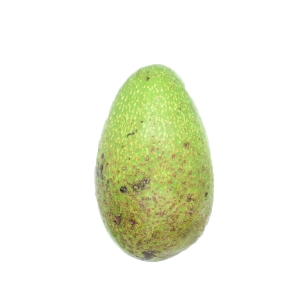
#> input picture Laboratorios/Laboratorio_4/One_vs_All_con_Grafico/imagenes_/A.1.jpg, 300 x 300 px, found by its file name; its folder holds only this picture in this run
$ jupyter execute --allow-errors one_vs_all.ipynb
#> lines starting #> are read from the running program, lines starting #| are printed output that depends on the picture
### LABORATORIO 4 CON GRAFICOS

[cell 1]
import numpy as np
import os
from matplotlib import pyplot as plt
from scipy import optimize
import cv2

[cell 2]
data = 'D:\SIS-420-ACE\Laboratorios\Laboratorio_4\One_vs_All_con_Grafico\imagenes_'
x = []
y = []
num_labels = 3
mapeo_etiquetas = {'S': 0, 'R': 1, 'A': 2}

for nombre_archivo in os.listdir(data):
    if nombre_archivo.endswith(".jpg"): # Solo procesar archivos JPG

        # Leer la imagen
        ruta_completa = os.path.join(data, nombre_archivo)
        imagen = cv2.imread(ruta_completa, cv2.IMREAD_GRAYSCALE) # Leer en blanco y negro
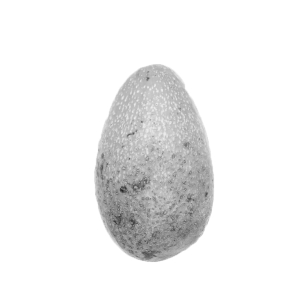
#> imagen: shape (300, 300); min 35, max 255, mean 238.6

        # Aplanar la imagen (de 20x20 a un vector de 400)
        imagen_plana = imagen.flatten()

        # Extraer la inicial del nombre del archivo
        inicial = nombre_archivo[0].upper() # Toma la primera letra en mayúscula

        # Guardar en nuestras listas
        x.append(imagen_plana)
        y.append(mapeo_etiquetas[inicial])

# 4. Convertir listas de Python a Arreglos de NumPy (lo que pide el modelo)
x = np.array(x)
y = np.array(y)

[cell 3]
print(x)
#> (printed output is left out)

### FUNCION GRAFICAR

[cell 4]
def displayData(X, example_width=None, figsize=(10, 10)):
    """
    Muestra datos 2D almacenados en X en una cuadrícula apropiada.
    """
    # Calcula filas, columnas
    if X.ndim == 2:
        m, n = X.shape
    elif X.ndim == 1:
        n = X.size
        m = 1
        X = X[None]  # Promocionar a una matriz bidimensional
    else:
        raise IndexError('La entrada X debe ser 1 o 2 dimensinal.')

    example_width = example_width or int(np.round(np.sqrt(n)))
    example_height = n / example_width

    # Calcula el numero de elementos a mostrar
    display_rows = int(np.floor(np.sqrt(m)))
    display_cols = int(np.ceil(m / display_rows))

    fig, ax_array = plt.subplots(display_rows, display_cols, figsize=figsize)
    fig.subplots_adjust(wspace=0.025, hspace=0.025)

    ax_array = [ax_array] if m == 1 else ax_array.ravel()

    for i, ax in enumerate(ax_array):
        ax.imshow(X[i].reshape(example_width, example_width, order='F'),
                  cmap='Greys', extent=[0, 1, 0, 1])
        ax.axis('off')

[cell 5]
m = y.size
#> (the rest of this cell did not finish here and is left out)

### FUNCION SIGMOID

[cell 6]
def sigmoid(z):
    z = np.array(z)
    g = np.array(z.shape)


    g = 1/(1 + np.exp(-z))

    return g

### FUNCION COSTO

[cell 7]
def costo(theta, x, y, lambda_):
    # Inicializa algunos valores utiles
    m = y.size

    # convierte las etiquetas a valores enteros si son boleanos
    if y.dtype == bool:
        y = y.astype(int)

    J = 0
    grad = np.zeros(theta.shape)

    h = sigmoid(x.dot(theta.T))

    temp = theta
    temp[0] = 0

    J = (1 / m) * np.sum(-y.dot(np.log(h)) - (1 - y).dot(np.log(1 - h))) + (lambda_ / (2 * m)) * np.sum(np.square(temp))

    # grad = (1 / m) * (h - y).dot(X)
    # grad = grad + (lambda_ / m) * temp

    grad = (1 / m) * (h - y).dot(x) + (lambda_ / m) * temp

    return J, grad

### FUNCION ONE VS ALL

[cell 8]
def oneVsAll(x, y, num_labels, lambda_):
    # algunas variables utiles
    m, n = x.shape

    # print(m, n)
    all_theta = np.zeros((num_labels, n + 1))

    # Agrega unos a la matriz X
    x = np.concatenate([np.ones((m, 1)), x], axis=1)

    for c in np.arange(num_labels):
        initial_theta = np.zeros(n + 1)
        options = {'maxiter': 50}
        res = optimize.minimize(costo,
                                initial_theta,
                                (x, (y == c), lambda_),
                                jac=True,
                                method='CG',
                                options=options)
        # print(res)
        all_theta[c] = res.x

    return all_theta

[cell 9]
lambda_ = 0.001
# Datos de Entrenamiento (Los primeros 600)
x_train = x[:639]
y_train = y[:639]

# Datos de Prueba (Desde el 600 hasta el final)
x_test = x[639:]
#> x_test = empty array
y_test = y[639:]
all_theta = oneVsAll(x_train, y_train, num_labels, lambda_)
print(all_theta.shape)
#| (3, 90001)
print(all_theta[0])
#> (printed output is left out)

### PREDICCION

[cell 10]
def predictOneVsAll(all_theta, x):
    m = x.shape[0];
    num_labels = all_theta.shape[0]

    p = np.zeros(m)

    # Add ones to the X data matrix
    x = np.concatenate([np.ones((m, 1)), x], axis=1)
    p = np.argmax(sigmoid(x.dot(all_theta.T)), axis = 1)

    return p

### Precision del algoritmo

[cell 11]
print(x_train.shape)
#| (1, 90000)
pred = predictOneVsAll(all_theta, x_train)
#> in predictOneVsAll, `p = np.argmax(sigmoid(x.dot(all_theta.T)), axis = 1)`: p = [2]
#> pred = [2]
print('Precision del conjuto de entrenamiento: {:.2f}%'.format(np.mean(pred == y_train) * 100))
#| Precision del conjuto de entrenamiento: 100.00%

### Prediciendo

[cell 12]
pred1 = predictOneVsAll(all_theta, x_test)
#> pred1 = empty array
print(pred1)
#> (the rest of this cell did not finish here and is left out)



$ run again, on Laboratorios/Laboratorio_4/One_vs_All_con_Grafico/imagenes_/A.116.jpg
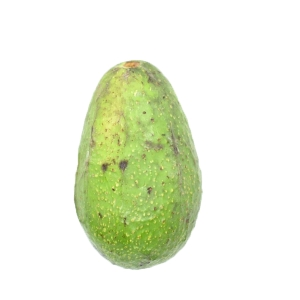
#> input picture Laboratorios/Laboratorio_4/One_vs_All_con_Grafico/imagenes_/A.116.jpg, 300 x 300 px, found by its file name
#> `imagen = cv2.imread(ruta_completa, cv2.IMREAD_GRAYSCALE)`:
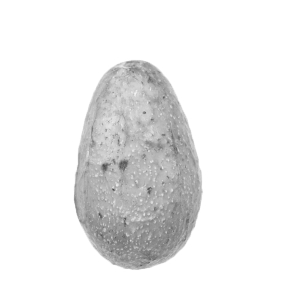
#> imagen: shape (300, 300); min 75, max 255, mean 236.4
#> (printed output is left out)
#> x_test = empty array
#| (3, 90001)
#> (printed output is left out)
#| (1, 90000)
#> in predictOneVsAll, `p = np.argmax(sigmoid(x.dot(all_theta.T)), axis = 1)`: p = [2]
#| Precision del conjuto de entrenamiento: 100.00%
#> pred1 = empty array

$ run again, on Laboratorios/Laboratorio_4/One_vs_All_con_Grafico/imagenes_/A.129.jpg
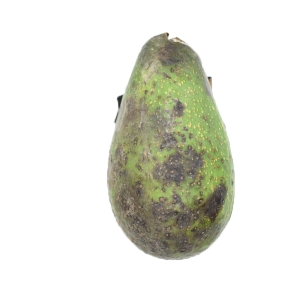
#> input picture Laboratorios/Laboratorio_4/One_vs_All_con_Grafico/imagenes_/A.129.jpg, 300 x 300 px, found by its file name
#> `imagen = cv2.imread(ruta_completa, cv2.IMREAD_GRAYSCALE)`:
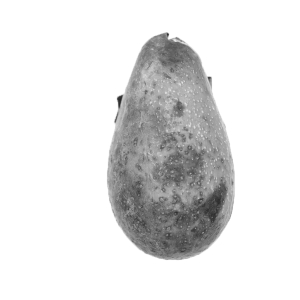
#> imagen: shape (300, 300); min 40, max 255, mean 226.9
#> (printed output is left out)
#> x_test = empty array
#| (3, 90001)
#> (printed output is left out)
#| (1, 90000)
#> in predictOneVsAll, `p = np.argmax(sigmoid(x.dot(all_theta.T)), axis = 1)`: p = [2]
#| Precision del conjuto de entrenamiento: 100.00%
#> pred1 = empty array
